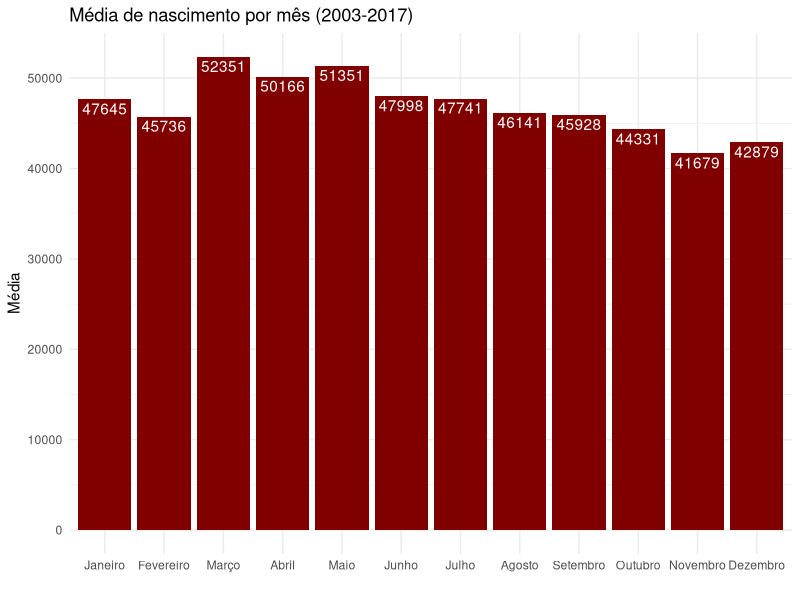
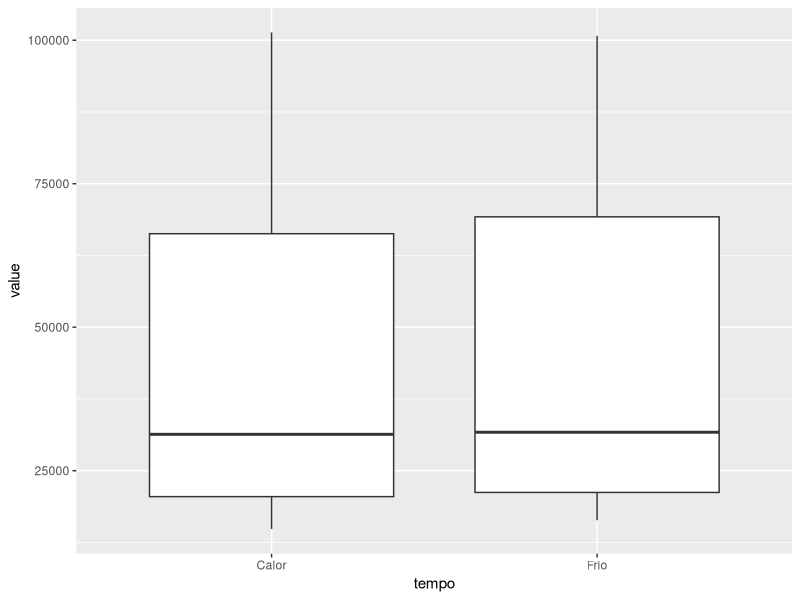
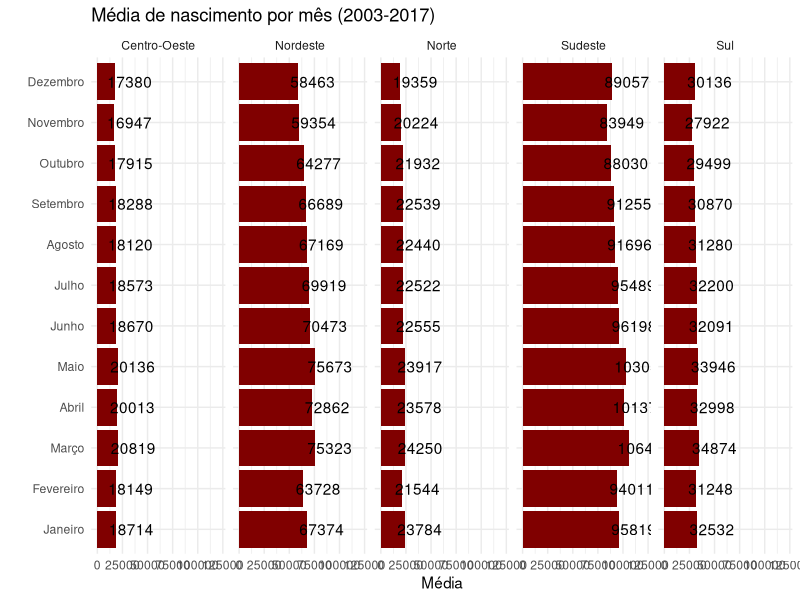

Recreate these plots in R, in order.

library(readxl)
library(dplyr)
library(stringr)
library(magrittr)
library(purrr)
library(tidyr)
library(ggplot2)

# base de dados -----------------------------------------------------------

# raw_data <- 
#   map(1:32,
#       ~ read_excel("../data/tabela_registro_civil.xlsx", skip = 4, n_max = 380, sheet = .x) %>% 
#         select(-c(1:3)) %>% 
#         rename_at(1:2, ~ c("idade_da_mae_na_ocasiao_do_parto", "ano")) %>% 
#         mutate(idade_da_mae_na_ocasiao_do_parto = rep(idade_da_mae_na_ocasiao_do_parto[seq(1,380,10)], each = 10)) %>% 
#         cbind(
#           "GR_UF" = read_excel("../data/tabela_registro_civil.xlsx", skip = 2, n_max = 2, sheet = .x) %>% 
#             select(1) %>% 
#             names() %>% 
#             str_sub(start = 49)
#         ) %>% 
#         as_tibble() %>% 
#         mutate(GR_UF = as.character(GR_UF))
#   )

base_gr <-
  map(1:5,
      ~ read_excel("../data/tabela_registro_civil.xlsx", skip = 4, n_max = 15, sheet = .x) %>%
        select(-c(1:4)) %>%
        rename_at(1, ~ c("ano")) %>%
        cbind(
          "GR" = read_excel("../data/tabela_registro_civil.xlsx", skip = 2, n_max = 2, sheet = .x) %>%
            select(1) %>%
            names() %>%
            str_sub(start = 49)
        ) %>%
        as_tibble() %>%
        mutate(GR = as.character(GR))
  )

base_uf <-
  map(6:32,
      ~ read_excel("../data/tabela_registro_civil.xlsx", skip = 4, n_max = 15, sheet = .x) %>%
        select(-c(1:4)) %>%
        rename_at(1, ~ c("ano")) %>%
        cbind(
          "UF" = read_excel("../data/tabela_registro_civil.xlsx", skip = 2, n_max = 2, sheet = .x) %>%
            select(1) %>%
            names() %>%
            str_sub(start = 49)
        ) %>%
        as_tibble() %>%
        mutate(UF = as.character(UF))
  )

# base_uf %>% bind_rows() %>% write.csv("../data/base por uf.csv")


# rascunho ----------------------------------------------------------------

meses_12 <- base_gr %>% 
  bind_rows() %>% 
  gather(mes, value, -ano, -GR) %>% 
  distinct(mes)

# p1 <- 
  base_gr %>% 
  bind_rows() %>% 
  gather(mes, value, -ano, -GR) %>% 
  mutate(value = as.numeric(value)) %>% 
  group_by(mes) %>% 
  summarise(media = mean(value, na.rm = T)) %>% 
  ungroup() %>% 
  mutate(mes = factor(mes, levels = meses_12$mes)) %>% 
  ggplot(aes(mes, media)) +
  geom_bar(stat = 'identity', fill = "#800000") +
  theme_minimal() +
  geom_text(aes(label = media %>% round), nudge_y = -1000, color = "white") +
  labs(x = "", y = "Média", title = "Média de nascimento por mês (2003-2017)")


# -------------------------------------------------------------------------


temp_sol <- 
  base_gr %>% 
  bind_rows() %>% 
  select(13,2,3, 8:10) %>% 
  gather(mes, value)
  # mutate(value = as.numeric(value)) %>% 
  # group_by(mes) %>% 
  # summarise(media = mean(value, na.rm = T)) %>% 
  # ungroup()

temp_sol %>% 
  mutate(tempo = if_else((mes=="Dezembro"|mes=="Janeiro"|mes=="Fevereiro"), "Calor", "Frio")) %>% 
  ggplot(aes(tempo, value)) +
  geom_boxplot()


# -------------------------------------------------------------------------

base_gr %>% 
  bind_rows() %>% 
  gather(mes, value, -ano, -GR) %>%
  group_by(GR, mes) %>% 
  summarise(media = mean(value, na.rm = T)) %>% 
  ungroup() %>% 
  mutate(mes = factor(mes, levels = meses_12$mes)) %>% 
  ggplot(aes(mes, media)) +
  geom_bar(stat = 'identity', fill = "#800000") +
  facet_grid(~ GR) +
  theme_minimal() +
  coord_flip() +
  geom_text(aes(label = media %>% round), nudge_y = 15000) +
  labs(x = "", y = "Média", title = "Média de nascimento por mês (2003-2017)")
  































